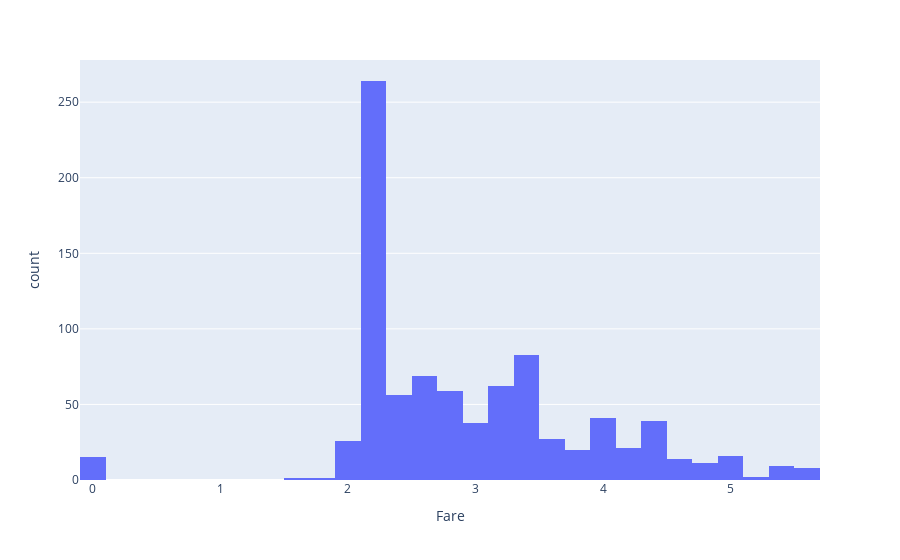

Write notebook code for a chart like this one.
### Code cell
fig = px.histogram(data, x="Fare")
fig.show()

### Figure 1 — Plotly figure (JSON) as saved in the notebook; plotly's stock layout.template omitted (floating-point values rounded to 4 significant figures; data arrays with more than 128 entries replaced by an {"elided": "..."} marker saying what was removed)
{"data": [{"alignmentgroup": "True", "bingroup": "x", "hovertemplate": "Fare=%{x}<br>count=%{y}<extra></extra>", "legendgroup": "", "marker": {"color": "#636efa", "pattern": {"shape": ""}}, "name": "", "offsetgroup": "", "orientation": "v", "showlegend": false, "type": "histogram", "x": {"elided": "882 float values"}, "xaxis": "x", "yaxis": "y"}], "layout": {"barmode": "relative", "legend": {"tracegroupgap": 0}, "margin": {"t": 60}, "xaxis": {"anchor": "y", "domain": [0, 1], "title": {"text": "Fare"}}, "yaxis": {"anchor": "x", "domain": [0, 1], "title": {"text": "count"}}}}
